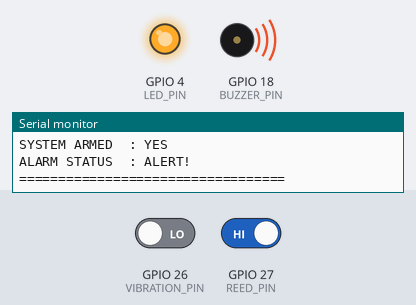
Bench run of a sketch on a simulated ESP32. Parts: output pins drawn as LEDs (lit = HIGH), buzzer (waves = sounding, pin HIGH), the last lines printed to the serial monitor. The test bench sets the inputs (shaded band); at power-on: GPIO 26 (VIBRATION_PIN) LOW, GPIO 27 (REED_PIN) HIGH. WiFi joins after 1.5 s; servers stay silent unless stated; uploads are accepted with an empty reply; the local clock reads 2024-03-15 10:24:30 at power-on unless the sketch sets it; storage starts empty; EEPROM starts erased.

Above: at 3.7 s.
3.8 s: GPIO 26 (VIBRATION_PIN) driven HIGH
6.2 s: GPIO 27 (REED_PIN) driven LOW
8.2 s: GPIO 26 (VIBRATION_PIN) driven LOW
At 8.6 s:
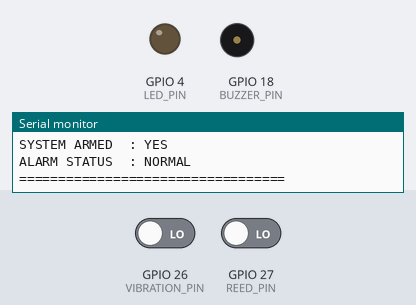
10.2 s: GPIO 27 (REED_PIN) driven HIGH
At 11.2 s:
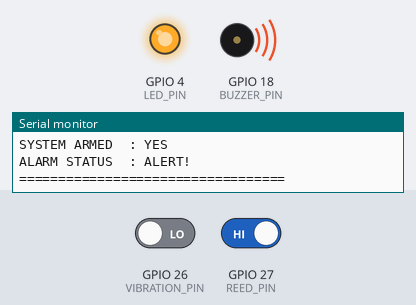
Timing chart, 0 to 12.7 s (numbered marks = the images above; inputs shaded):
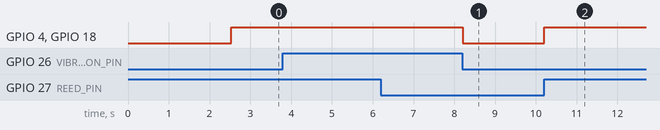

Measured:
- after the input at 8.2 s, GPIO 4 (LED_PIN), GPIO 18 (BUZZER_PIN): HIGH → LOW at once
- after the input at 10.2 s, GPIO 4 (LED_PIN), GPIO 18 (BUZZER_PIN): LOW → HIGH at once

The sketch:

NODE04.ino
```cpp
#include <WiFi.h>
#include <HTTPClient.h>
#include <ArduinoJson.h>
#include <LittleFS.h>
#include <Preferences.h>
#include <ArduinoOTA.h>
#include <time.h>

// ==========================================
// WIFI AND SERVER CONFIGURATION
// ==========================================

const char* ssid = "ranes";
const char* password = "1234567a";

// Change this to your ESP32 SERVER IP
const char* SERVER_URL = "http://192.168.137.177";

const char* REPORT_ENDPOINT = "/api/report";
const char* COMMAND_ENDPOINT = "/api/command?node_id=NODE_04";

// ==========================================
// NODE INFORMATION
// ==========================================

const char* NODE_ID = "NODE_04";
const char* NODE_NAME = "Entrance Gate";
const char* FIRMWARE_VERSION = "1.0.0";

// ==========================================
// PIN CONFIGURATION
// ==========================================

#define REED_PIN 27
#define PIR_PIN 25
#define VIBRATION_PIN 26

#define LED_PIN 4
#define BUZZER_PIN 18

// With INPUT_PULLUP and a simple two-wire reed switch:
// LOW  = switch closed (magnet detected)
// HIGH = switch open (magnet away)
#define REED_OPEN_LEVEL HIGH

// Most SW-420 digital modules are active HIGH when vibration
// is detected, but verify your module's output behavior.
#define VIBRATION_ACTIVE_LEVEL HIGH

// ==========================================
// TIMING
// ==========================================

const unsigned long SENSOR_INTERVAL = 500;
const unsigned long REPORT_INTERVAL = 3000;
const unsigned long COMMAND_INTERVAL = 5000;

unsigned long lastSensorRead = 0;
unsigned long lastReport = 0;
unsigned long lastCommandPoll = 0;

// ==========================================
// SENSOR VARIABLES
// ==========================================

bool gateOpen = false;
bool motionDetected = false;
bool vibrationDetected = false;

bool armed = true;
bool alarmActive = false;

bool pirReady = false;
unsigned long pirWarmupStart = 0;

bool serverConnected = false;

// ==========================================
// STORAGE
// ==========================================

Preferences preferences;

// ==========================================
// FUNCTION DECLARATIONS
// ==========================================

void connectWiFi();
void readSensors();
void updateAlarm();
void updateOutputs();
void displayStatus();
void sendSensorData();
void pollServerCommands();
void saveOfflineData();
void replayOfflineData();
String getTimestamp();

// ==========================================
// SETUP
// ==========================================

void setup() {

  Serial.begin(115200);
  delay(1000);

  Serial.println();
  Serial.println("==================================");
  Serial.println("   NODE 04 - ENTRANCE GATE");
  Serial.println("==================================");

  // Configure pins
  pinMode(REED_PIN, INPUT_PULLUP);
  pinMode(PIR_PIN, INPUT);
  pinMode(VIBRATION_PIN, INPUT);

  pinMode(LED_PIN, OUTPUT);
  pinMode(BUZZER_PIN, OUTPUT);

  digitalWrite(LED_PIN, LOW);
  digitalWrite(BUZZER_PIN, LOW);

  // Start Preferences
  preferences.begin("node04", false);
  armed = preferences.getBool("armed", true);

  // Start LittleFS
  if (!LittleFS.begin(true)) {
    Serial.println("LittleFS initialization failed!");
  }

  // Start Wi-Fi
  connectWiFi();

  // Start OTA
  ArduinoOTA.setHostname("NODE_04_ENTRANCE_GATE");
  ArduinoOTA.begin();

  // Start time synchronization
  configTime(8 * 3600, 0, "pool.ntp.org", "time.nist.gov");

  // PIR warm-up period
  pirWarmupStart = millis();

  Serial.println("PIR SENSOR WARMING UP...");
  Serial.println("Please wait approximately 60 seconds.");

  Serial.println("==================================");
}

// ==========================================
// WIFI CONNECTION
// ==========================================

void connectWiFi() {

  WiFi.mode(WIFI_STA);
  WiFi.setAutoReconnect(true);
  WiFi.begin(ssid, password);

  Serial.print("Connecting to Wi-Fi");

  unsigned long startAttempt = millis();

  while (WiFi.status() != WL_CONNECTED &&
         millis() - startAttempt < 20000) {

    delay(500);
    Serial.print(".");
  }

  if (WiFi.status() == WL_CONNECTED) {

    serverConnected = true;

    Serial.println();
    Serial.println("SERVER CONNECTED");
    Serial.print("Node IP: ");
    Serial.println(WiFi.localIP());

  } else {

    serverConnected = false;

    Serial.println();
    Serial.println("SERVER NOT CONNECTED");
  }
}

// ==========================================
// SENSOR READING
// ==========================================

void readSensors() {

  // Reed switch
  int reedValue = digitalRead(REED_PIN);
  gateOpen = (reedValue == REED_OPEN_LEVEL);

  // PIR warm-up
  if (millis() - pirWarmupStart >= 60000) {
    pirReady = true;
  }

  // PIR sensor
  if (pirReady) {
    motionDetected = (digitalRead(PIR_PIN) == HIGH);
  } else {
    motionDetected = false;
  }

  // SW-420 vibration sensor
  vibrationDetected =
    (digitalRead(VIBRATION_PIN) == VIBRATION_ACTIVE_LEVEL);
}

// ==========================================
// ALARM LOGIC
// ==========================================

void updateAlarm() {

  alarmActive =
    armed &&
    (gateOpen || motionDetected || vibrationDetected);
}

// ==========================================
// LED AND BUZZER
// ==========================================

void updateOutputs() {

  if (alarmActive) {

    digitalWrite(LED_PIN, HIGH);
    digitalWrite(BUZZER_PIN, HIGH);

  } else {

    digitalWrite(LED_PIN, LOW);
    digitalWrite(BUZZER_PIN, LOW);
  }
}

// ==========================================
// SERIAL MONITOR DISPLAY
// ==========================================

void displayStatus() {

  Serial.println();
  Serial.println("==================================");
  Serial.println("       NODE 04 - ENTRANCE GATE");
  Serial.println("==================================");

  Serial.print("SERVER STATUS : ");

  if (WiFi.status() == WL_CONNECTED) {
    Serial.println("CONNECTED");
  } else {
    Serial.println("DISCONNECTED");
  }

  Serial.println("----------------------------------");

  Serial.print("REED SWITCH   : ");
  Serial.println(gateOpen ? "OPEN" : "CLOSED");

  Serial.print("PIR SENSOR    : ");

  if (!pirReady) {
    Serial.println("WARMING UP");
  } else {
    Serial.println(motionDetected ?
                   "MOTION DETECTED" : "NO MOTION");
  }

  Serial.print("VIBRATION     : ");
  Serial.println(vibrationDetected ?
                 "DETECTED" : "NONE");

  Serial.println("----------------------------------");

  Serial.print("SYSTEM ARMED  : ");
  Serial.println(armed ? "YES" : "NO");

  Serial.print("ALARM STATUS  : ");
  Serial.println(alarmActive ? "ALERT!" : "NORMAL");

  Serial.println("==================================");
}

// ==========================================
// TIMESTAMP
// ==========================================

String getTimestamp() {

  struct tm timeInfo;

  if (!getLocalTime(&timeInfo, 100)) {
    return "time_not_synced";
  }

  char buffer[30];

  strftime(buffer, sizeof(buffer),
           "%Y-%m-%dT%H:%M:%S", &timeInfo);

  return String(buffer);
}

// ==========================================
// SEND SENSOR DATA TO SERVER
// ==========================================

void sendSensorData() {

  if (WiFi.status() != WL_CONNECTED) {
    serverConnected = false;
    saveOfflineData();
    return;
  }

  HTTPClient http;

  String url = String(SERVER_URL) + REPORT_ENDPOINT;

  JsonDocument doc;

  doc["node_id"] = NODE_ID;
  doc["node_name"] = NODE_NAME;

  doc["gate_open"] = gateOpen;
  doc["motion_detected"] = motionDetected;
  doc["vibration_detected"] = vibrationDetected;

  doc["armed"] = armed;
  doc["alarm"] = alarmActive;

  doc["timestamp"] = getTimestamp();
  doc["firmware_version"] = FIRMWARE_VERSION;

  String json;
  serializeJson(doc, json);

  http.begin(url);
  http.addHeader("Content-Type", "application/json");

  int httpCode = http.POST(json);

  if (httpCode >= 200 && httpCode < 300) {
    serverConnected = true;
  } else {
    serverConnected = false;
    saveOfflineData();
  }

  http.end();
}

// ==========================================
// SERVER COMMAND POLLING
// ==========================================

void pollServerCommands() {

  if (WiFi.status() != WL_CONNECTED) {
    return;
  }

  HTTPClient http;

  String url = String(SERVER_URL) + COMMAND_ENDPOINT;

  http.begin(url);

  int httpCode = http.GET();

  if (httpCode == 200) {

    String response = http.getString();

    JsonDocument doc;

    DeserializationError error =
      deserializeJson(doc, response);

    if (!error) {

      if (!doc["armed"].isNull()) {

        armed = doc["armed"].as<bool>();

        preferences.putBool("armed", armed);
      }

      if (!doc["buzzer"].isNull()) {

        bool buzzerEnabled =
          doc["buzzer"].as<bool>();

        if (!buzzerEnabled) {
          digitalWrite(BUZZER_PIN, LOW);
        } else {
          updateOutputs();
        }
      }
    }
  }

  http.end();
}

// ==========================================
// OFFLINE DATA STORAGE
// ==========================================

void saveOfflineData() {

  File file = LittleFS.open("/offline.txt", "a");

  if (!file) {
    return;
  }

  JsonDocument doc;

  doc["node_id"] = NODE_ID;
  doc["node_name"] = NODE_NAME;

  doc["gate_open"] = gateOpen;
  doc["motion_detected"] = motionDetected;
  doc["vibration_detected"] = vibrationDetected;

  doc["armed"] = armed;
  doc["alarm"] = alarmActive;

  doc["timestamp"] = getTimestamp();
  doc["firmware_version"] = FIRMWARE_VERSION;

  serializeJson(doc, file);
  file.println();

  file.close();
}

// ==========================================
// REPLAY OFFLINE DATA
// ==========================================

void replayOfflineData() {

  if (WiFi.status() != WL_CONNECTED) {
    return;
  }

  if (!LittleFS.exists("/offline.txt")) {
    return;
  }

  File file = LittleFS.open("/offline.txt", "r");

  if (!file) {
    return;
  }

  String url = String(SERVER_URL) + REPORT_ENDPOINT;

  HTTPClient http;

  http.begin(url);
  http.addHeader("Content-Type", "application/json");

  bool allSent = true;

  while (file.available()) {

    String json = file.readStringUntil('\n');
    json.trim();

    if (json.length() == 0) {
      continue;
    }

    int httpCode = http.POST(json);

    if (httpCode < 200 || httpCode >= 300) {
      allSent = false;
      break;
    }
  }

  file.close();
  http.end();

  if (allSent) {
    LittleFS.remove("/offline.txt");
  }
}

// ==========================================
// MAIN LOOP
// ==========================================

void loop() {

  ArduinoOTA.handle();

  unsigned long currentMillis = millis();

  // Reconnect Wi-Fi when disconnected
  if (WiFi.status() != WL_CONNECTED) {

    serverConnected = false;

    static unsigned long lastReconnect = 0;

    if (currentMillis - lastReconnect >= 10000) {

      lastReconnect = currentMillis;

      WiFi.disconnect();
      WiFi.begin(ssid, password);
    }
  } else {
    serverConnected = true;
  }

  // Read sensors every 500 ms
  if (currentMillis - lastSensorRead >= SENSOR_INTERVAL) {

    lastSensorRead = currentMillis;

    readSensors();

    updateAlarm();

    updateOutputs();

    displayStatus();
  }

  // Report data every 3 seconds
  if (currentMillis - lastReport >= REPORT_INTERVAL) {

    lastReport = currentMillis;

    sendSensorData();
  }

  // Poll server commands every 5 seconds
  if (currentMillis - lastCommandPoll >= COMMAND_INTERVAL) {

    lastCommandPoll = currentMillis;

    pollServerCommands();
  }
}
```
